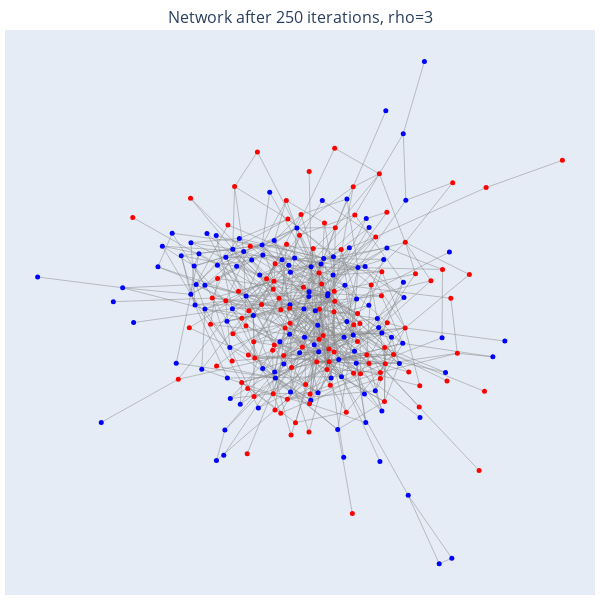

Notebook cell for this chart:
### Markdown cell above
# Actual work

### Code cell
# parameter selection

# initial nodes and time
initial_n = 0
T = 250

p = 0.25

# parent nodes and prob
m = 4
pm_o = p

# parent neighbours and prob
n = 16
pn_o = p

rho = 3

# p high SES
p_SES_high = 0.5

new_sim = JacksonSimulationV2(initial_n, T, m, pm_o, n, pn_o, p_SES_high, biased=True, rho=rho)


fig = plotly_sim_drawing.plotly_draw(plotly_sim_drawing(), new_sim, layout='spring', draw_largest_CC=True, title=f'Network after {T} iterations, rho={rho}')
fig

### Figure 1 — Plotly figure (JSON) as saved in the notebook; plotly's stock layout.template omitted (floating-point values rounded to 4 significant figures; data arrays with more than 128 entries replaced by an {"elided": "..."} marker saying what was removed)
{"data": [{"line": {"color": "#888", "width": 0.5}, "mode": "lines", "type": "scatter", "x": {"elided": "2064 float values"}, "y": {"elided": "2064 float values"}}, {"hoverinfo": "text", "marker": {"color": {"elided": "243 str values"}, "size": 5}, "mode": "markers", "text": {"elided": "243 str values"}, "type": "scatter", "x": {"elided": "243 float values"}, "y": {"elided": "243 float values"}}], "layout": {"height": 600, "hovermode": "closest", "margin": {"b": 5, "l": 5, "r": 5, "t": 30}, "showlegend": false, "title": {"font": {"size": 16}, "text": "Network after 250 iterations, rho=3", "x": 0.5, "y": 0.98}, "width": 600, "xaxis": {"showgrid": false, "showticklabels": false, "zeroline": false}, "yaxis": {"showgrid": false, "showticklabels": false, "zeroline": false}}}
